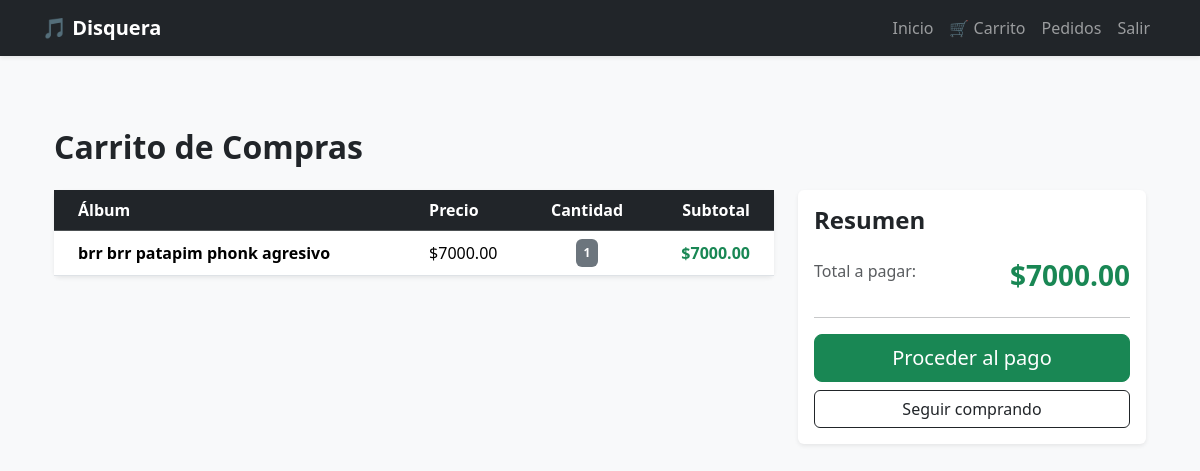
The page /cart/ (signed in) on the database as committed earlier.
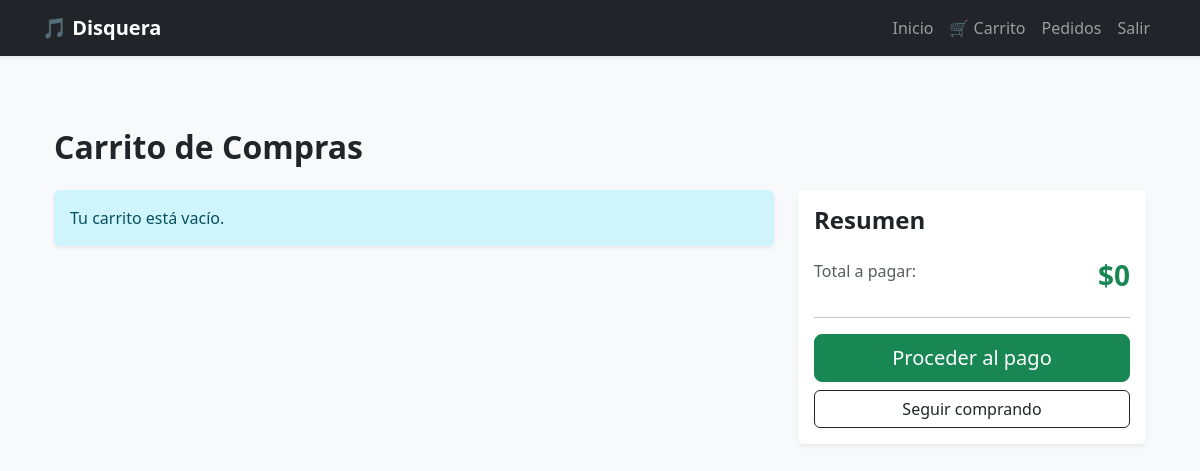
The same page on the database as committed later.
### disquera/models.py (models this page shows, shortened)
class CartItem(models.Model):
    user = models.ForeignKey(User, on_delete=models.CASCADE)
    post = models.ForeignKey(Post, on_delete=models.CASCADE)
    quantity = models.PositiveIntegerField(default=1)
    created_at = models.DateTimeField(auto_now_add=True)
    def subtotal(self):
        return self.post.price * self.quantity

class Post(models.Model):
    ACTIVE = 'active'
    DRAFT = 'draft'
    CHOICES_STATUS = (
        (ACTIVE, 'Active'),
        (DRAFT, 'Draft'),
    )
    artist = models.ForeignKey(
        Artist,
        related_name='posts',
        on_delete=models.CASCADE,
        null=True,
        blank=True
    )
    category = models.ForeignKey(Category, related_name='posts', on_delete=models.CASCADE)
    title = models.CharField(max_length=255)
    slug = models.SlugField(max_length=255)
    intro = models.TextField()
    body = models.TextField()
    songs = models.TextField(
    blank=True,
    null=True
)
    price = models.DecimalField(max_digits=8, decimal_places=2, default=0)
    stock = models.PositiveIntegerField(default=1)
    created_at = models.DateTimeField(auto_now_add=True)
    status = models.CharField(max_length=10, choices=CHOICES_STATUS, default=ACTIVE)
    image = models.ImageField(upload_to='upload/', blank=True, null=True)

### disquera/views.py (the view)
# urls.py: path('cart/', cart, name='cart'),
@login_required
def cart(request):
    items = CartItem.objects.filter(
        user=request.user
    )
    total = sum(
        item.subtotal()
        for item in items
    )
    return render(request, 'disquera/cart.html', {
        'items': items,
        'total': total
    })

### disquera/templates/Disquera/cart.html (shortened to what this page needs)
{% extends 'disquera/base.html' %}
{% block content %}
<div class="container py-5">
    <h2 class="mb-4 fw-bold">
        Carrito de Compras
    </h2>
    <div class="row">
        <div class="col-lg-8">
            {% if items %}
                <div class="card shadow-sm border-0 mb-4">
                    <div class="table-responsive">
                        <table class="table table-hover align-middle mb-0">
                            <thead class="table-dark">
                                <tr>
                                    <th class="ps-4">
                                        Álbum
                                    </th>
                                    <th>
                                        Precio
                                    </th>
                                    <th class="text-center">
                                        Cantidad
                                    </th>
                                    <th class="pe-4 text-end">
                                        Subtotal
                                    </th>
                                </tr>
                            </thead>
                            <tbody>
                                {% for item in items %}
                                    <tr>
                                        <td class="ps-4 fw-bold">
                                            {{ item.post.title }}
                                        </td>
                                        <td>
                                            ${{ item.post.price }}
                                        </td>
                                        <td class="text-center">
                                            <span class="badge bg-secondary p-2">
                                                {{ item.quantity }}
                                            </span>
                                        </td>
                                        <td class="pe-4 text-end fw-bold text-success">
                                            ${{ item.subtotal }}
                                        </td>
                                    </tr>
                                {% endfor %}
                            </tbody>
                        </table>
                    </div>
                </div>
            {% else %}
                <div class="alert alert-info border-0 shadow-sm">
                    Tu carrito está vacío.
                </div>
            {% endif %}
        </div>
        <div class="col-lg-4">
            <div class="card shadow-sm border-0">
                <div class="card-body">
                    <h4 class="mb-4 fw-bold">
                        Resumen
                    </h4>
                    <div class="d-flex justify-content-between mb-3">
                        <span class="text-muted">
                            Total a pagar:
                        </span>
                        <h3 class="text-success fw-bold">
                            ${{ total }}
                        </h3>
                    </div>
                    <hr>
                    <a href="{% url 'checkout' %}"
                       class="btn btn-success w-100 btn-lg mb-2">
                        Proceder al pago
                    </a>
                    <a href="{% url 'home' %}"
                       class="btn btn-outline-dark w-100">
                        Seguir comprando
                    </a>
                </div>
            </div>
        </div>
    </div>
</div>
{% endblock %}

Rows that differ between the two databases and show on the page:
removed CartItem: post "brr brr patapim phonk agresivo", post.price "7000.00", quantity "1", subtotal "7000.00"
Other text that changed with them:
{{ total }}: "7000.00" → "0"
text no longer shown: "Álbum Precio Cantidad Subtotal"
text now shown: "Tu carrito está vacío."
